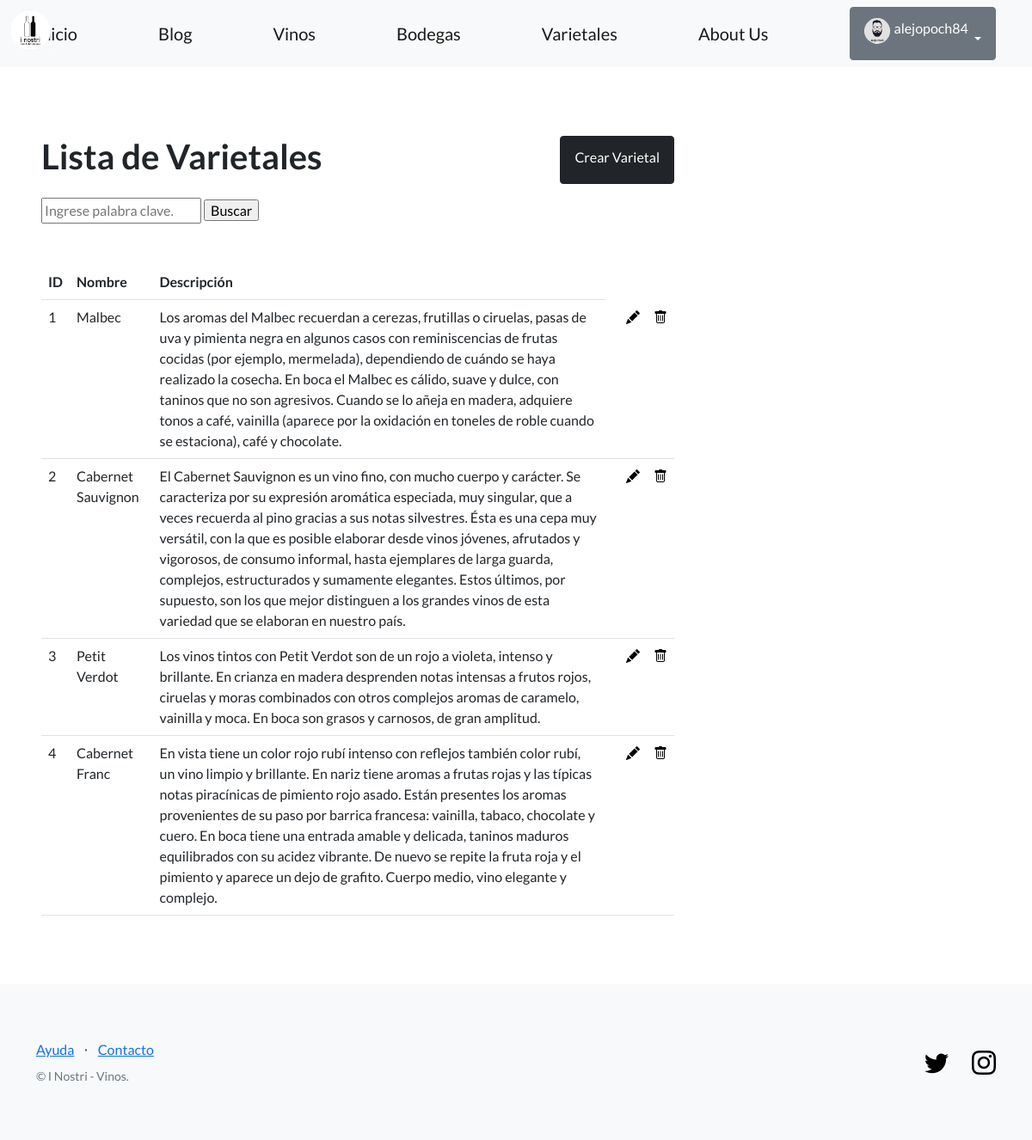
Page /inostri/varietales/ (signed in) on the committed database.
### perfiles/models.py (models this page shows, shortened)
class Avatar(models.Model):
    user = models.OneToOneField(User, on_delete=models.CASCADE, null=True)
    imagen = models.ImageField(upload_to='avatares', null=True, blank=True)

### app_inostri/models.py (models this page shows, shortened)
class Varietal(models.Model):
    nombre = models.CharField(max_length=64)
    descripcion = models.TextField(blank=True)

### app_inostri/views.py (the view)
# urls.py: path('varietales/', VarietalListView.as_view(), name='lista_varietales'),
class VarietalListView(ListView):
    model = Varietal
    template_name = 'app_inostri/lista_varietales.html'

### app_inostri/templates/app_inostri/lista_varietales.html (shortened to what this page needs)
{% extends "app_inostri/base.html" %}
{% block contenido %}
<section>
  <div>
    <div class="col-md-8 mt-3 left">
      <div class="d-flex justify-content-between mb-3">
    <h1>Lista de Varietales</h1>
    <a href="{% url 'crear_varietal' %}" class="btn btn-dark">Crear Varietal</a>
      </div>
    <form action="{% url 'buscar_varietal' %}" method="GET">
      <input name="q" type="text" placeholder="Ingrese palabra clave.">
      <input type="submit" value="Buscar">
    </form>
    <br>
    <br>
    <table class="table">
      <tbody>
        <tr>
          <th>ID</th>
          <th>Nombre</th>
          <th>Descripción</th>
        </tr>
        {% for varietal in object_list %}
        <tr>
          <td>{{ varietal.id }}</td>
          <td>{{ varietal.nombre }}</td>
          <td>{{ varietal.descripcion }}</td>
          <td>
            </td>
            <td>
              <a href="{% url 'editar_varietal' varietal.id %}">
                <span class='bi bi-pencil-fill' style="color: black;"></span>
              </a>
            </td>
            <td>
              <a href="{% url 'eliminar_varietal' varietal.id %}">
                <i class="bi bi-trash" style="color: black;"></i>
            </a>
          </td>
        </tr>
        {% endfor %}
      </tbody>
    </table>
  </div>
 </section>
 {% endblock contenido %}

### app_inostri/templates/app_inostri/base.html (shortened to what this page needs)
{% load static %}
<!DOCTYPE html>
<html lang="en">
    <head>
        <link href="https://cdn.jsdelivr.net/npm/bootstrap-icons@1.5.0/font/bootstrap-icons.css" rel="stylesheet" type="text/css" />
        <link href="{% static 'css/styles.css' %}" rel="stylesheet" />
    </head>
    <body>
        <nav class="navbar navbar-light bg-light static-top">
            <div class="container">
                <img src="{% static 'images/i_nostri.png' %}" alt="I Nostri" class="logo" width=90 height=90>
                <a class="navbar-brand" href="{% url 'inicio' %}">Inicio</a>
                <a class="navbar-brand" href="{% url 'lista_posts' %}">Blog</a>
                <a class="navbar-brand" href="{% url 'lista_vinos' %}">Vinos</a>
                <a class="navbar-brand" href="{% url 'lista_bodegas' %}">Bodegas</a>
                <a class="navbar-brand" href="{% url 'lista_varietales' %}">Varietales</a>
                <a class="navbar-brand" href="{% url 'about_us' %}">About Us</a>
                {% if user.is_authenticated %}
                <div class="dropdown">
                    <button class="btn btn-secondary dropdown-toggle" type="button" id="dropdownMenuButton1" data-bs-toggle="dropdown" aria-expanded="false">
                        <div style="display: inline-flex;">
                            <img src="{{ user.avatar.imagen.url }}" alt="User Avatar" style="width: 30px; height: 30px; border-radius: 50%; margin-right: 5px;">
                            <span>{{ user.username }}</span>
                        </div>
                    </button>
                    </div>
                </div>
                {% else %}
                <a class="btn btn-primary" href="{% url 'login' %}">Iniciar sesión</a>
                <a class="btn btn-success" href="{% url 'registro' %}">Crear nueva cuenta</a>
                {% endif %}
        </nav>
        <section style="padding:4rem 3rem;">
            {% block contenido %}
            {% endblock contenido %}
        </section>
        <footer class="footer bg-light">
            <div class="container">
                <div class="row">
                    <div class="col-lg-6 h-100 text-center text-lg-start my-auto">
                        <ul class="list-inline mb-2">
                            <li class="list-inline-item"><a href="#!">Ayuda</a></li>
                            <li class="list-inline-item">⋅</li>
                            <li class="list-inline-item"><a href="#!">Contacto</a></li>
                        </ul>
                        <p class="text-muted small mb-4 mb-lg-0">&copy; I Nostri - Vinos.</p>
                    </div>
                    <div class="col-lg-6 h-100 text-center text-lg-end my-auto">
                        <ul class="list-inline mb-0">
                            <li class="list-inline-item me-4">
                                <a href="https://twitter.com/coderhouse" style="color: black;"><i class="bi-twitter fs-3"></i></a>
                            </li>
                            <li class="list-inline-item">
                                <a href="https://www.instagram.com/coderhouse/?hl=es" style="color: black;"><i class="bi-instagram fs-3"></i></a>
                            </li>
                        </ul>
                    </div>
                </div>
            </div>
        </footer>
    </body>
</html>

### rows in the picture
Varietal: id "1", nombre "Malbec", descripcion "Los aromas del Malbec recuerdan a cerezas, frutillas o ciruelas, pasas de uva y pimienta negra en algunos casos con reminiscencias de frutas cocidas (por ejemplo, mermelada), dependiendo de cuándo se haya realizado la cosecha. En boca el Malbec es cálido, suave y dulce, con taninos que no son agresivos. Cuando se lo añeja en madera, adquiere tonos a café, vainilla (aparece por la oxidación en toneles de roble cuando se estaciona), café y chocolate."
Varietal: id "2", nombre "Cabernet Sauvignon", descripcion "El Cabernet Sauvignon es un vino fino, con mucho cuerpo y carácter. Se caracteriza por su expresión aromática especiada, muy singular, que a veces recuerda al pino gracias a sus notas silvestres. Ésta es una cepa muy versátil, con la que es posible elaborar desde vinos jóvenes, afrutados y vigorosos, de consumo informal, hasta ejemplares de larga guarda, complejos, estructurados y sumamente elegantes. Estos últimos, por supuesto, son los que mejor distinguen a los grandes vinos de esta variedad que se elaboran en nuestro país."
Varietal: id "3", nombre "Petit Verdot", descripcion "Los vinos tintos con Petit Verdot son de un rojo a violeta, intenso y brillante. En crianza en madera desprenden notas intensas a frutos rojos, ciruelas y moras combinados con otros complejos aromas de caramelo, vainilla y moca. En boca son grasos y carnosos, de gran amplitud."
Varietal: id "4", nombre "Cabernet Franc", descripcion "En vista tiene un color rojo rubí intenso con reflejos también color rubí, un vino limpio y brillante. En nariz tiene aromas a frutas rojas y las típicas notas piracínicas de pimiento rojo asado. Están presentes los aromas provenientes de su paso por barrica francesa: vainilla, tabaco, chocolate y cuero. En boca tiene una entrada amable y delicada, taninos maduros equilibrados con su acidez vibrante. De nuevo se repite la fruta roja y el pimiento y aparece un dejo de grafito. Cuerpo medio, vino elegante y complejo."

### other values in the picture
{{ user.username }} "alejopoch84"
